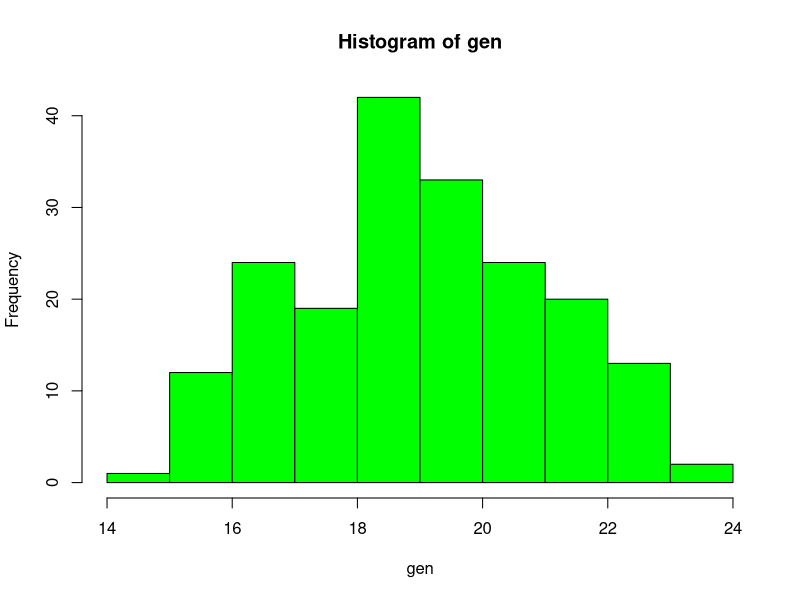

The R script that drew this image:
v <- 19
n <- v * 10
m <- v
s <- v / 10
gen <- rnorm(n, m, s)
hist(gen, col="green")
freq <- table(gen)
gen.mean <- mean(gen)
med <- median(gen)
mode <- function(x) {
  ux <- unique(x)
  ux[which.max(tabulate(match(x,ux)))]
}
gen.mode <- mode(gen)
qua <- quantile(gen)